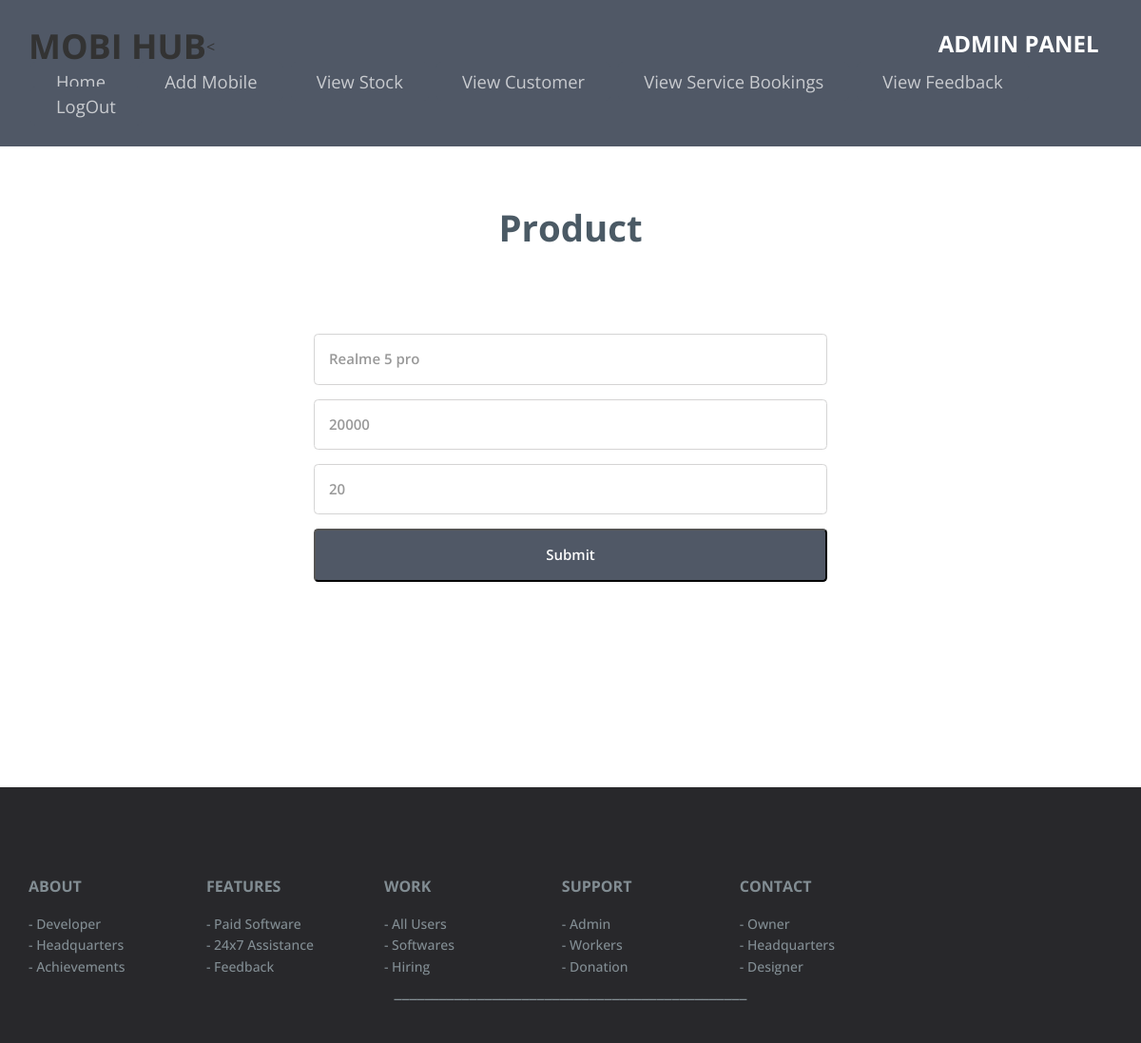
The app's page /MobileShop/staff_update_product.php?id=6 with its own data.
### tables this page shows
CREATE TABLE `stock` (
  `stockid` int(11) NOT NULL,
  `pname` varchar(60) NOT NULL,
  `price` varchar(80) NOT NULL,
  `stock` varchar(89) NOT NULL,
  `sid` int(11) NOT NULL,
  `oid` int(11) NOT NULL
);

### MobileShop/staff_update_product.php (the view, shortened to what this page needs)
<?php
include('connection.php');
$sid = $_REQUEST['id'];
$ret = " SELECT * FROM stock where stockid=$sid ";
$re = mysqli_query($conn, $ret);
$data = mysqli_fetch_assoc($re);
?>
<div class="contact">
	<div class="container">
		<div class="contact-mian">
			<form method="POST">
				<h3>Product</h3>
				<br>
				<br>
				<div>
					<input type="text" name="t1" class="user-input" value="<?php echo $data['pname']; ?>" placeholder="Product Name">
				</div>
				<div>
					<input type="text" name="t2" class="user-input" value="<?php echo $data['price']; ?>" placeholder="Price">
				</div>
				<div>
					<input type="text" name="t3" class="user-input" value="<?php echo $data['stock']; ?>" placeholder="Stock">
				</div>
				<div class="contact-but-user">
					<input type="submit" name="b1" value="Submit" class="but">
				</div>
			</form>
		</div>
	</div>
</div>
<?php
include('common_footer.php');
?>

### MobileShop/css/style.css (style rules this page uses)
html, body { font-size: 100%; background: #fff; font-family: 'Open Sans', sans-serif; }
body a { transition: 0.5s all ease; -webkit-transition: 0.5s all ease; -moz-transition: 0.5s all ease; -o-transition: 0.5s all ease; -ms-transition: 0.5s all ease; }
h1,h2,h3,h4,h5,h6 { margin:0; }
ul,label { margin:0; padding:0; }
.navigation { float: right; }
.logo { float: left; }
.header { padding: 2em 0; background:#505866; }
ul.navig { padding: 0; margin-top: 0.45%; }
ul.navig li { display: inline-block; margin: 0 2px; position: relative; }
ul.navig li a { font-size: 1.15em; color: rgba(255, 255, 255, 0.69); font-weight: 400; text-decoration: none; padding: 8px 27px; background: #505866; border-radius: 0.3em; -webkit-border-radius: 0.3em; -moz-border-radius: 0.3em; -o-border-radius: 0.3em; -ms-border-radius: 0.3em; }
ul.navig li a:after { width:15px; height:15px; background:red; display: none; content:""; position:absolute; top:0; }
.container:after { content: "\0020"; display: block; height: 0; clear: both; visibility: hidden; }
.contact { padding:4em 0px; }
.contact-mian { text-align:center; }
.contact-mian h3,.about-main h3,.advn-main h3,.portfolio-top h3,.features-main h3 { font-weight:700; font-size:2.5em; color:#4b5a65; margin:0; text-align:center; }
@media (max-width:1440px) { ul.navig { margin-top: 0.4%; } }
@media (max-width:1366px) { .header { padding: 1.8em 0; } }
@media (max-width:1366px) { .contact-mian h3, .about-main h3, .advn-main h3, .portfolio-top h3, .features-main h3,.team-main h3 { font-size: 2.4em; } }

### records on screen
stock: t1 "Realme 5 pro", t2 "20000", t3 "20"
